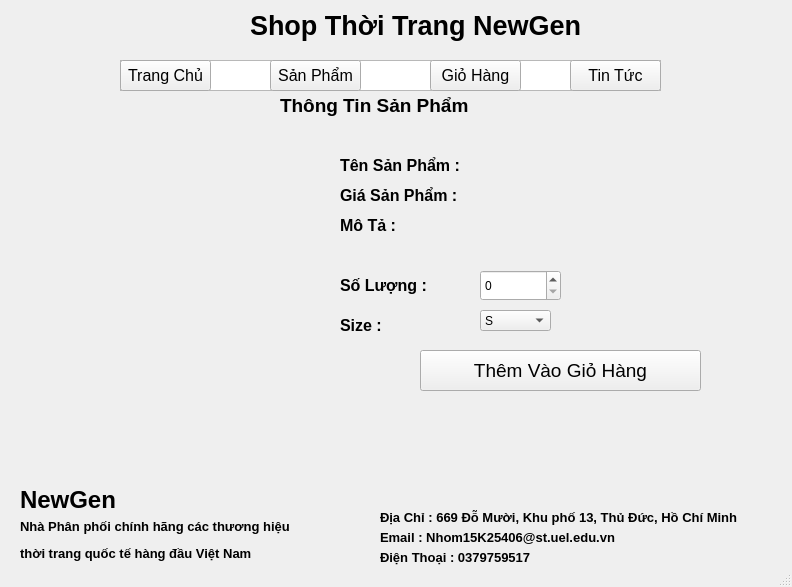
<?xml version="1.0" encoding="UTF-8"?>
<ui version="4.0">
 <class>MainWindow</class>
 <widget class="QMainWindow" name="MainWindow">
  <property name="geometry">
   <rect>
    <x>0</x>
    <y>0</y>
    <width>792</width>
    <height>587</height>
   </rect>
  </property>
  <property name="windowTitle">
   <string>MainWindow</string>
  </property>
  <widget class="QWidget" name="centralwidget">
   <widget class="QLabel" name="logo">
    <property name="geometry">
     <rect>
      <x>20</x>
      <y>10</y>
      <width>71</width>
      <height>61</height>
     </rect>
    </property>
    <property name="text">
     <string/>
    </property>
    <property name="scaledContents">
     <bool>true</bool>
    </property>
   </widget>
   <widget class="QPushButton" name="trangchu">
    <property name="geometry">
     <rect>
      <x>120</x>
      <y>60</y>
      <width>91</width>
      <height>31</height>
     </rect>
    </property>
    <property name="font">
     <font>
      <pointsize>12</pointsize>
     </font>
    </property>
    <property name="text">
     <string>Trang Chủ</string>
    </property>
   </widget>
   <widget class="QPushButton" name="tintuc">
    <property name="geometry">
     <rect>
      <x>570</x>
      <y>60</y>
      <width>91</width>
      <height>31</height>
     </rect>
    </property>
    <property name="font">
     <font>
      <pointsize>12</pointsize>
     </font>
    </property>
    <property name="text">
     <string>Tin Tức</string>
    </property>
   </widget>
   <widget class="QTextEdit" name="textEdit">
    <property name="geometry">
     <rect>
      <x>120</x>
      <y>60</y>
      <width>541</width>
      <height>31</height>
     </rect>
    </property>
   </widget>
   <widget class="QLabel" name="label_3">
    <property name="geometry">
     <rect>
      <x>280</x>
      <y>80</y>
      <width>241</width>
      <height>51</height>
     </rect>
    </property>
    <property name="text">
     <string>&lt;html&gt;&lt;head/&gt;&lt;body&gt;&lt;p&gt;&lt;span style=&quot; font-size:14pt; font-weight:600;&quot;&gt;Thông Tin Sản Phẩm&lt;/span&gt;&lt;/p&gt;&lt;/body&gt;&lt;/html&gt;</string>
    </property>
   </widget>
   <widget class="QLabel" name="label">
    <property name="geometry">
     <rect>
      <x>250</x>
      <y>0</y>
      <width>341</width>
      <height>51</height>
     </rect>
    </property>
    <property name="text">
     <string>&lt;html&gt;&lt;head/&gt;&lt;body&gt;&lt;p&gt;&lt;span style=&quot; font-size:20pt; font-weight:600;&quot;&gt;Shop Thời Trang NewGen&lt;/span&gt;&lt;/p&gt;&lt;/body&gt;&lt;/html&gt;</string>
    </property>
   </widget>
   <widget class="QPushButton" name="sanpham">
    <property name="geometry">
     <rect>
      <x>270</x>
      <y>60</y>
      <width>91</width>
      <height>31</height>
     </rect>
    </property>
    <property name="font">
     <font>
      <pointsize>12</pointsize>
     </font>
    </property>
    <property name="text">
     <string>Sản Phẩm</string>
    </property>
   </widget>
   <widget class="QPushButton" name="giohang">
    <property name="geometry">
     <rect>
      <x>430</x>
      <y>60</y>
      <width>91</width>
      <height>31</height>
     </rect>
    </property>
    <property name="font">
     <font>
      <pointsize>12</pointsize>
     </font>
    </property>
    <property name="text">
     <string>Giỏ Hàng</string>
    </property>
   </widget>
   <widget class="QLabel" name="cuoi">
    <property name="geometry">
     <rect>
      <x>0</x>
      <y>400</y>
      <width>791</width>
      <height>81</height>
     </rect>
    </property>
    <property name="text">
     <string/>
    </property>
    <property name="scaledContents">
     <bool>true</bool>
    </property>
   </widget>
   <widget class="QLabel" name="label_5">
    <property name="geometry">
     <rect>
      <x>380</x>
      <y>550</y>
      <width>371</width>
      <height>16</height>
     </rect>
    </property>
    <property name="text">
     <string>&lt;html&gt;&lt;head/&gt;&lt;body&gt;&lt;p&gt;&lt;span style=&quot; font-size:10pt; font-weight:600;&quot;&gt;Điện Thoại : 0379759517&lt;/span&gt;&lt;/p&gt;&lt;/body&gt;&lt;/html&gt;</string>
    </property>
   </widget>
   <widget class="QLabel" name="label_7">
    <property name="geometry">
     <rect>
      <x>20</x>
      <y>480</y>
      <width>111</width>
      <height>41</height>
     </rect>
    </property>
    <property name="text">
     <string>&lt;html&gt;&lt;head/&gt;&lt;body&gt;&lt;p&gt;&lt;span style=&quot; font-size:18pt; font-weight:600;&quot;&gt;NewGen&lt;/span&gt;&lt;/p&gt;&lt;/body&gt;&lt;/html&gt;</string>
    </property>
   </widget>
   <widget class="QLabel" name="label_9">
    <property name="geometry">
     <rect>
      <x>380</x>
      <y>510</y>
      <width>401</width>
      <height>16</height>
     </rect>
    </property>
    <property name="text">
     <string>&lt;html&gt;&lt;head/&gt;&lt;body&gt;&lt;p&gt;&lt;span style=&quot; font-size:10pt; font-weight:600;&quot;&gt;Địa Chỉ : 669 Đỗ Mười, Khu phố 13, Thủ Đức, Hồ Chí Minh&lt;/span&gt;&lt;/p&gt;&lt;/body&gt;&lt;/html&gt;</string>
    </property>
   </widget>
   <widget class="QLabel" name="label_6">
    <property name="geometry">
     <rect>
      <x>380</x>
      <y>530</y>
      <width>371</width>
      <height>16</height>
     </rect>
    </property>
    <property name="text">
     <string>&lt;html&gt;&lt;head/&gt;&lt;body&gt;&lt;p&gt;&lt;span style=&quot; font-size:10pt; font-weight:600;&quot;&gt;Email : Nhom15K25406@st.uel.edu.vn&lt;/span&gt;&lt;/p&gt;&lt;/body&gt;&lt;/html&gt;</string>
    </property>
   </widget>
   <widget class="QLabel" name="label_8">
    <property name="geometry">
     <rect>
      <x>20</x>
      <y>510</y>
      <width>281</width>
      <height>61</height>
     </rect>
    </property>
    <property name="text">
     <string>&lt;html&gt;&lt;head/&gt;&lt;body&gt;&lt;p&gt;&lt;span style=&quot; font-size:10pt; font-weight:600;&quot;&gt;Nhà Phân phối chính hãng các thương hiệu &lt;/span&gt;&lt;/p&gt;&lt;p&gt;&lt;span style=&quot; font-size:10pt; font-weight:600;&quot;&gt;thời trang quốc tế hàng đầu Việt Nam&lt;/span&gt;&lt;/p&gt;&lt;/body&gt;&lt;/html&gt;</string>
    </property>
   </widget>
   <widget class="QLabel" name="anhspchitiet">
    <property name="geometry">
     <rect>
      <x>70</x>
      <y>160</y>
      <width>151</width>
      <height>191</height>
     </rect>
    </property>
    <property name="text">
     <string/>
    </property>
    <property name="scaledContents">
     <bool>true</bool>
    </property>
   </widget>
   <widget class="QLabel" name="label_2">
    <property name="geometry">
     <rect>
      <x>340</x>
      <y>150</y>
      <width>151</width>
      <height>31</height>
     </rect>
    </property>
    <property name="text">
     <string>&lt;html&gt;&lt;head/&gt;&lt;body&gt;&lt;p&gt;&lt;span style=&quot; font-size:12pt; font-weight:600;&quot;&gt;Tên Sản Phẩm : &lt;/span&gt;&lt;/p&gt;&lt;/body&gt;&lt;/html&gt;</string>
    </property>
   </widget>
   <widget class="QLabel" name="label_4">
    <property name="geometry">
     <rect>
      <x>340</x>
      <y>180</y>
      <width>151</width>
      <height>31</height>
     </rect>
    </property>
    <property name="text">
     <string>&lt;html&gt;&lt;head/&gt;&lt;body&gt;&lt;p&gt;&lt;span style=&quot; font-size:12pt; font-weight:600;&quot;&gt;Giá Sản Phẩm :&lt;/span&gt;&lt;/p&gt;&lt;/body&gt;&lt;/html&gt;</string>
    </property>
   </widget>
   <widget class="QLabel" name="label_10">
    <property name="geometry">
     <rect>
      <x>340</x>
      <y>210</y>
      <width>151</width>
      <height>31</height>
     </rect>
    </property>
    <property name="text">
     <string>&lt;html&gt;&lt;head/&gt;&lt;body&gt;&lt;p&gt;&lt;span style=&quot; font-size:12pt; font-weight:600;&quot;&gt;Mô Tả :&lt;/span&gt;&lt;/p&gt;&lt;/body&gt;&lt;/html&gt;</string>
    </property>
   </widget>
   <widget class="QLabel" name="tenspchitiet">
    <property name="geometry">
     <rect>
      <x>480</x>
      <y>150</y>
      <width>301</width>
      <height>31</height>
     </rect>
    </property>
    <property name="font">
     <font>
      <pointsize>12</pointsize>
     </font>
    </property>
    <property name="text">
     <string>&lt;html&gt;&lt;head/&gt;&lt;body&gt;&lt;p&gt;&lt;br/&gt;&lt;/p&gt;&lt;/body&gt;&lt;/html&gt;</string>
    </property>
   </widget>
   <widget class="QLabel" name="giaspchitiet">
    <property name="geometry">
     <rect>
      <x>480</x>
      <y>180</y>
      <width>301</width>
      <height>31</height>
     </rect>
    </property>
    <property name="font">
     <font>
      <pointsize>12</pointsize>
     </font>
    </property>
    <property name="text">
     <string>&lt;html&gt;&lt;head/&gt;&lt;body&gt;&lt;p&gt;&lt;br/&gt;&lt;/p&gt;&lt;/body&gt;&lt;/html&gt;</string>
    </property>
   </widget>
   <widget class="QLabel" name="motaspchitiet">
    <property name="geometry">
     <rect>
      <x>480</x>
      <y>210</y>
      <width>301</width>
      <height>41</height>
     </rect>
    </property>
    <property name="font">
     <font>
      <pointsize>12</pointsize>
     </font>
    </property>
    <property name="text">
     <string>&lt;html&gt;&lt;head/&gt;&lt;body&gt;&lt;p&gt;&lt;br/&gt;&lt;/p&gt;&lt;/body&gt;&lt;/html&gt;</string>
    </property>
    <property name="wordWrap">
     <bool>true</bool>
    </property>
   </widget>
   <widget class="QLabel" name="label_11">
    <property name="geometry">
     <rect>
      <x>340</x>
      <y>270</y>
      <width>151</width>
      <height>31</height>
     </rect>
    </property>
    <property name="text">
     <string>&lt;html&gt;&lt;head/&gt;&lt;body&gt;&lt;p&gt;&lt;span style=&quot; font-size:12pt; font-weight:600;&quot;&gt;Số Lượng :&lt;/span&gt;&lt;/p&gt;&lt;/body&gt;&lt;/html&gt;</string>
    </property>
   </widget>
   <widget class="QSpinBox" name="soluong">
    <property name="geometry">
     <rect>
      <x>480</x>
      <y>270</y>
      <width>81</width>
      <height>31</height>
     </rect>
    </property>
   </widget>
   <widget class="QComboBox" name="size">
    <property name="geometry">
     <rect>
      <x>480</x>
      <y>310</y>
      <width>71</width>
      <height>21</height>
     </rect>
    </property>
    <item>
     <property name="text">
      <string>S</string>
     </property>
    </item>
    <item>
     <property name="text">
      <string>M</string>
     </property>
    </item>
    <item>
     <property name="text">
      <string>L</string>
     </property>
    </item>
    <item>
     <property name="text">
      <string>XL</string>
     </property>
    </item>
    <item>
     <property name="text">
      <string>XXL</string>
     </property>
    </item>
   </widget>
   <widget class="QLabel" name="label_12">
    <property name="geometry">
     <rect>
      <x>340</x>
      <y>310</y>
      <width>151</width>
      <height>31</height>
     </rect>
    </property>
    <property name="text">
     <string>&lt;html&gt;&lt;head/&gt;&lt;body&gt;&lt;p&gt;&lt;span style=&quot; font-size:12pt; font-weight:600;&quot;&gt;Size :&lt;/span&gt;&lt;/p&gt;&lt;/body&gt;&lt;/html&gt;</string>
    </property>
   </widget>
   <widget class="QPushButton" name="xacnhanthem">
    <property name="geometry">
     <rect>
      <x>420</x>
      <y>350</y>
      <width>281</width>
      <height>41</height>
     </rect>
    </property>
    <property name="font">
     <font>
      <pointsize>14</pointsize>
     </font>
    </property>
    <property name="text">
     <string>Thêm Vào Giỏ Hàng</string>
    </property>
   </widget>
   <zorder>textEdit</zorder>
   <zorder>logo</zorder>
   <zorder>trangchu</zorder>
   <zorder>tintuc</zorder>
   <zorder>label_3</zorder>
   <zorder>label</zorder>
   <zorder>sanpham</zorder>
   <zorder>giohang</zorder>
   <zorder>cuoi</zorder>
   <zorder>label_5</zorder>
   <zorder>label_7</zorder>
   <zorder>label_9</zorder>
   <zorder>label_6</zorder>
   <zorder>label_8</zorder>
   <zorder>anhspchitiet</zorder>
   <zorder>label_2</zorder>
   <zorder>label_4</zorder>
   <zorder>label_10</zorder>
   <zorder>tenspchitiet</zorder>
   <zorder>giaspchitiet</zorder>
   <zorder>motaspchitiet</zorder>
   <zorder>label_11</zorder>
   <zorder>soluong</zorder>
   <zorder>size</zorder>
   <zorder>label_12</zorder>
   <zorder>xacnhanthem</zorder>
  </widget>
  <widget class="QMenuBar" name="menubar">
   <property name="geometry">
    <rect>
     <x>0</x>
     <y>0</y>
     <width>792</width>
     <height>18</height>
    </rect>
   </property>
  </widget>
  <widget class="QStatusBar" name="statusbar"/>
 </widget>
 <resources/>
 <connections/>
</ui>
